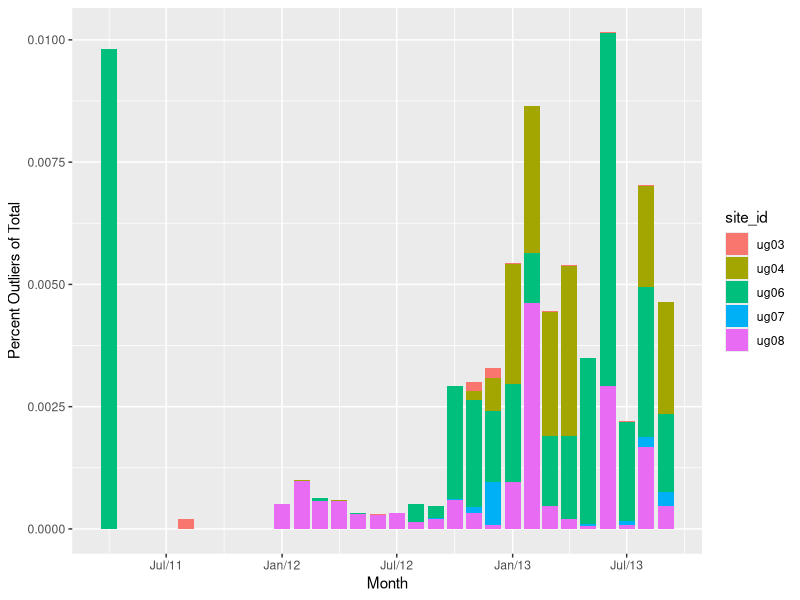

Recreate this plot in R.
## ---- chunk 1
reads_outs <- read.csv('reads_outliers_monthly.csv')

reads_outs <- subset(reads_outs, ip_addr=='192_168_1_200' & !(site_id %in% c('ug01', 'ug02', 'ug05')))

reads_outs$month_as_date <- as.Date(reads_outs$time_stamp)
reads_outs$outs_percent <- reads_outs$outliers / reads_outs$readings

reads_outs <- subset(reads_outs, month_as_date > as.Date('2011-01-01'))
## ---- chunk 2
                                 
library(ggplot2)
library(scales)
ggplot(data = reads_outs, aes(month_as_date, fill = site_id)) + 
  geom_bar(aes(weight=outs_percent)) + 
  scale_x_date(labels=date_format("%b/%y")) +
  xlab("Month") +
  ylab("Percent Outliers of Total")

